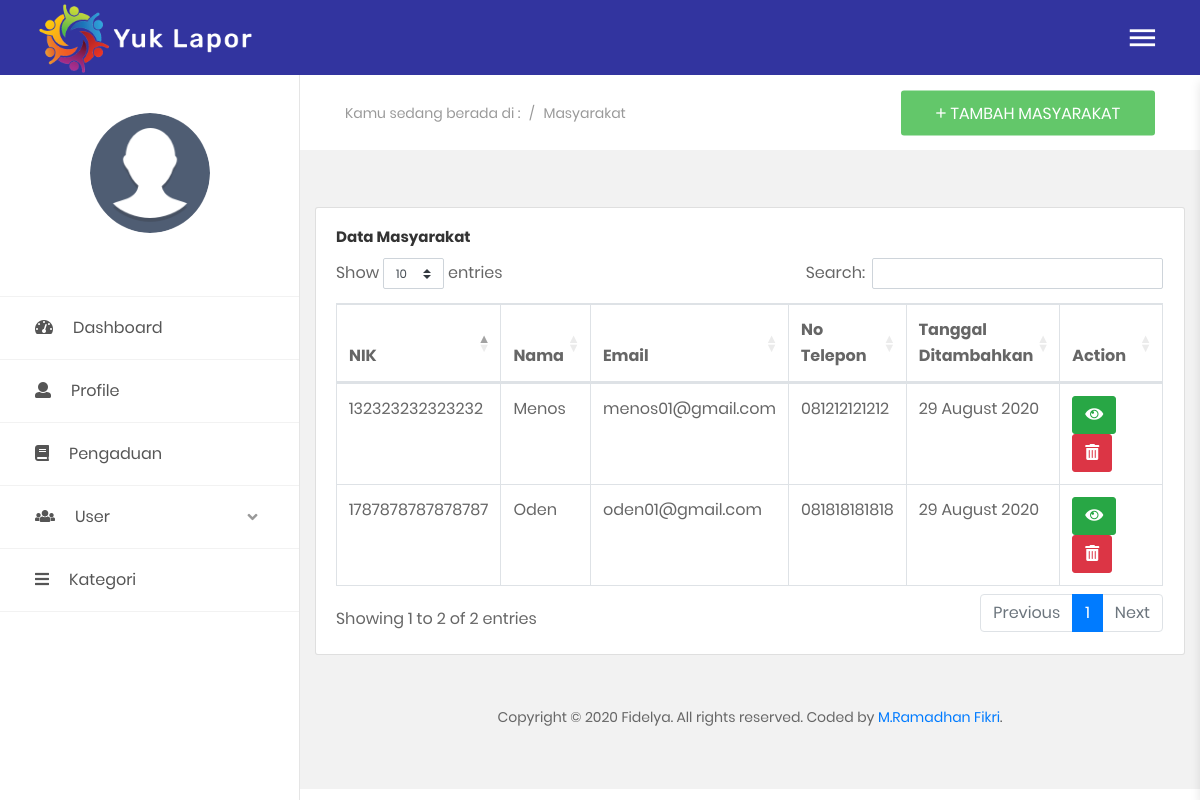
The page /index.php/admin/masyarakat on the database its author committed.
### tables this page shows
CREATE TABLE `masyarakat` (
  `nik` char(16) NOT NULL,
  `nama` varchar(50) NOT NULL,
  `email` varchar(50) NOT NULL,
  `password` varchar(255) NOT NULL,
  `telp` varchar(13) NOT NULL,
  `image` int(255) NOT NULL,
  `tgl_ditambahkan` int(11) NOT NULL
);

### application/controllers/admin.php (called while the page is built, shortened)
<?php
class admin extends CI_Controller
{
	function __construct()
	{
		$this->load->model('m_admin');
		$this->load->helper('url');
	}
	public function masyarakat()
	{
		$data['user'] = $this->db->get_where('login', ['email' =>
		$this->session->userdata('email')])->row_array();
		$data['masyarakat'] = $this->m_admin->get_data_masyarakat();
		$this->load->view('templates/header', $data);
		$this->load->view('templates/sidebar/sidebar_a', $data);
		$this->load->view('templates/topbar', $data);
		$this->load->view('admin/masyarakat', $data);
		$this->load->view('templates/footer');
	}
}

### index.php (called while the page is built, shortened)
<?php
require_once BASEPATH.'core/CodeIgniter.php';

### application/models/m_admin.php (called while the page is built, shortened)
<?php
class m_admin extends CI_Model
{
    public function get_data_masyarakat()
    {
        $data = $this->db->get('masyarakat');
        return $data->result();
    }
}

### application/views/admin/masyarakat.php (the view, shortened to what this page needs)
<section class="au-breadcrumb m-t-75">
    <div class="section__content section__content--p30">
        <div class="container-fluid">
            <div class="row">
                <div class="col-md-12">
                    <div class="au-breadcrumb-content">
                        <div class="au-breadcrumb-left">
                            <span class="au-breadcrumb-span">Kamu sedang berada di :</span>
                            <ul class="list-unstyled list-inline au-breadcrumb__list">
                                <li class="list-inline-item seprate">
                                    <span>/</span>
                                </li>
                                <li class="list-inline-item">Masyarakat</li>
                            </ul>
                        </div>
                        <button class="au-btn au-btn-icon au-btn--green" data-toggle="modal" data-target="#mediumModal">
                            <i class="zmdi zmdi-plus"></i>Tambah Masyarakat</button>
                    </div>
                </div>
            </div>
        </div>
    </div>
</section>
<section class="statistic">
</section>
<section>
    <div class="container-fluid">
        <div class="row">
            <div class="col-xl-12">
                <div class="card">
                    <div class="card-body">
                        <h5 class="card-title">Data Masyarakat</h5>
                        <div class="table-responsive">
                            <table class="table table-bordered" id="tabelMasyarakat" width="100%" cellspacing="0">
                                <thead style="font-weight: bold;">
                                    <tr class="text-center">
                                        <th>NIK</th>
                                        <th>Nama</th>
                                        <th>Email</th>
                                        <th>No Telepon</th>
                                        <th>Tanggal Ditambahkan</th>
                                        <th width="120px">Action</th>
                                    </tr>
                                </thead>
                                <tbody>
                                    <?php
                                    foreach ($masyarakat as $m) : ?>
                                        <tr>
                                            <td><?= $m->nik ?></td>
                                            <td><?= $m->nama ?></td>
                                            <td><?= $m->email ?></td>
                                            <td><?= $m->telp ?></td>
                                            <td><?= date('d F Y', $m->tgl_ditambahkan) ?></td>
                                            <td>
                                                <a href="#" class="btn btn-success tmbl-lihat-masyarakat" data-nik="<?= $m->nik; ?>" data-nama="<?= $m->nama; ?>" data-email="<?= $m->email; ?>" data-telp="<?= $m->telp; ?>">
                                                    <i class="fas fa-eye"></i>
                                                </a>
                                                <a href="#" class="btn btn-danger tmbl-hapus-masyarakat" data-nik="<?= $m->nik; ?>">
                                                    <i class="fas fa-trash-alt"></i>
                                                </a>
                                            </td>
                                        </tr>
                                    <?php endforeach; ?>
                                </tbody>
                            </table>
                        </div>
                    </div>
                </div>
            </div>
        </div>
    </div>
</section>

### rows shown on the page
masyarakat: nik "132323232323232", nama "Menos", email "menos01@gmail.com", telp "081212121212", tgl_ditambahkan "29 August 2020"
masyarakat: nik "1787878787878787", nama "Oden", email "oden01@gmail.com", telp "081818181818", tgl_ditambahkan "29 August 2020"
